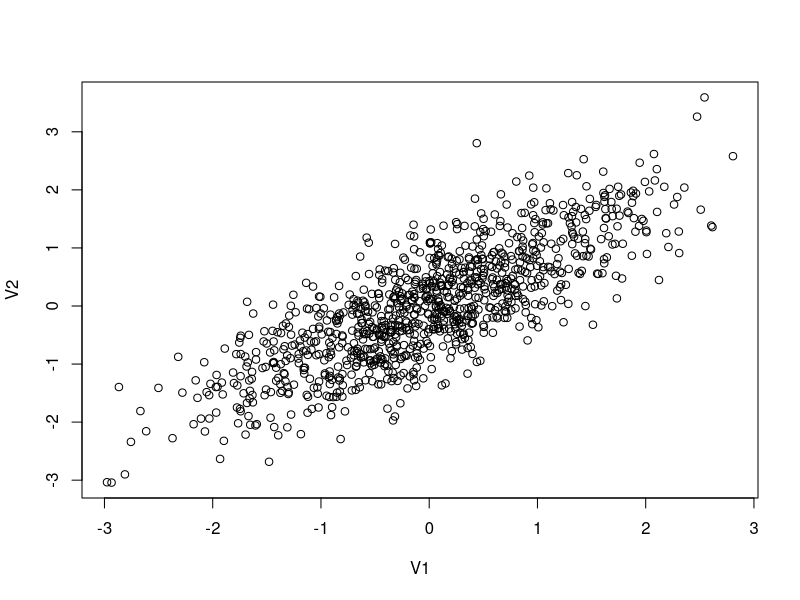
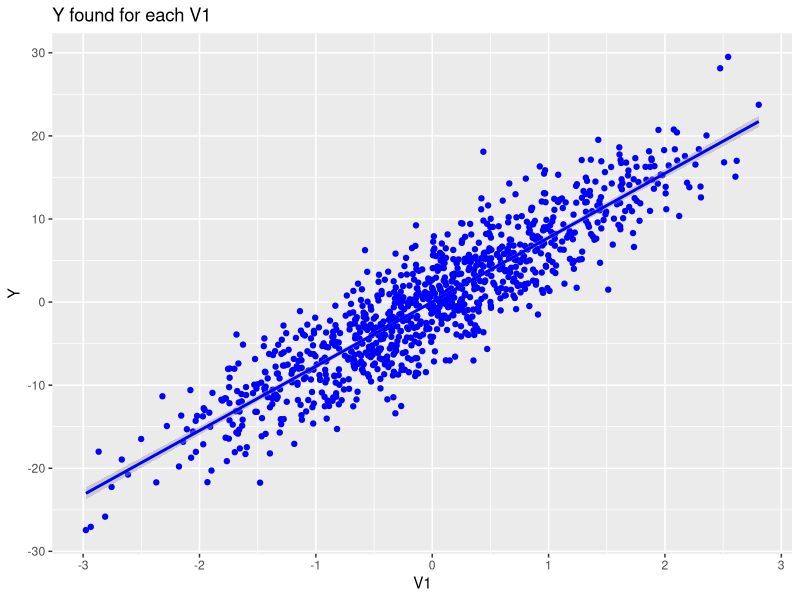
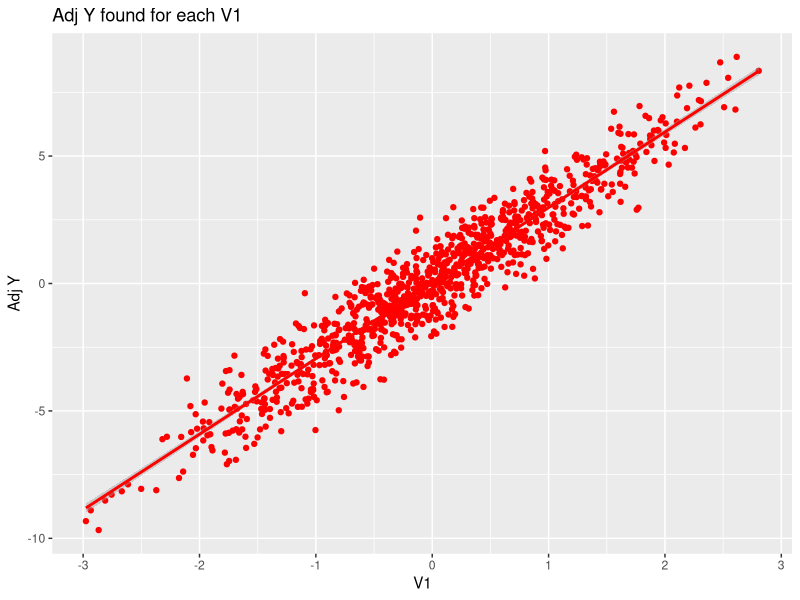

R code for these plots, in order:
## ---- chunk 1
knitr::opts_chunk$set(echo = TRUE)
## ---- chunk 2
#This is a comment, alone in a chunk. 

## ---- chunk 3
library(MASS)
library(ggplot2)

out <- as.data.frame(mvrnorm(1000, mu = c(0,0), 
                     Sigma = matrix(c(1,0.8,0.8,1), ncol = 2), 
                     empirical = TRUE))
cor(out)
plot(out)

## ---- chunk 4
out$error<-rnorm(1000, mean=0, sd=1)

#The data generating process
B1<-3
B2<-6

out$Y<-out$V1*B1+out$V2*B2+out$error
## ---- chunk 5
first_reg <- lm(out$Y ~ out$V1 + out$V2, out)
summary(first_reg)

# Our estimates of Beta_1 and Beta_2 are not biased.
# The population the population value of Beta_1 (3) is  within our 95% confidence interval for Beta_1(2.871, 3.076), and the value of Beta_2 (6) is within our 95% confidence interval for Beta_2(5.912, 6.117).
## ---- chunk 6
second_reg <- lm(Y ~ V1, out)
summary(second_reg)

# Yes, Beta_1 is biased because the difference between the estimator and the population value is not 0. The population value for Beta_1(3) is not within our 95% confidence interval for Beta_1(7.548, 8.021)
## ---- chunk 7
intermediate_value <- coef(first_reg)[3]*out$V2
adjY <- out$Y - intermediate_value
third_reg <- lm(adjY ~ out$V1)
summary(third_reg)

#This variable is not biased, the population coefficient Beta_1(3) is within the 95% confidence interval of the estimatied coefficient Beta_1(2.926, 3.022)

## ---- chunk 8

plotted1<-ggplot(out, aes(V1, y = value, color = variable)) + 
    geom_point(aes(y = Y, col = "Y"), color = "blue") + 
    geom_smooth(method='lm', aes(y = Y, col = "Y"), color = "blue") + 
    ggtitle("Y found for each V1") + ylab("Y")
    
plotted2<-ggplot(out, aes(V1, y = value, color = variable)) +
    geom_point(aes(y = adjY, col = "adjY"), color = "red")+
    geom_smooth(method='lm', aes(y = adjY, col = "Y"), color = "red") + 
    ggtitle("Adj Y found for each V1") + ylab("Adj Y")

plotted1
plotted2
